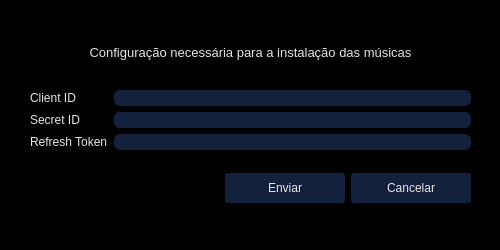
<?xml version="1.0" encoding="UTF-8"?>
<ui version="4.0">
 <class>config</class>
 <widget class="QDialog" name="config">
  <property name="geometry">
   <rect>
    <x>0</x>
    <y>0</y>
    <width>500</width>
    <height>250</height>
   </rect>
  </property>
  <property name="windowTitle">
   <string>Configuração</string>
  </property>
  <property name="styleSheet">
   <string notr="true">background-color: #000000;
color: #E5E5E5</string>
  </property>
  <widget class="QWidget" name="">
   <property name="geometry">
    <rect>
     <x>30</x>
     <y>20</y>
     <width>441</width>
     <height>201</height>
    </rect>
   </property>
   <layout class="QVBoxLayout" name="verticalLayout_3">
    <item>
     <widget class="QLabel" name="label_4">
      <property name="maximumSize">
       <size>
        <width>16777215</width>
        <height>30</height>
       </size>
      </property>
      <property name="font">
       <font>
        <pointsize>10</pointsize>
       </font>
      </property>
      <property name="text">
       <string>Configuração necessária para a instalação das músicas</string>
      </property>
      <property name="alignment">
       <set>Qt::AlignCenter</set>
      </property>
     </widget>
    </item>
    <item>
     <layout class="QHBoxLayout" name="horizontalLayout">
      <item>
       <layout class="QVBoxLayout" name="verticalLayout_2">
        <item>
         <widget class="QLabel" name="label">
          <property name="text">
           <string>Client ID</string>
          </property>
         </widget>
        </item>
        <item>
         <widget class="QLabel" name="label_2">
          <property name="text">
           <string>Secret ID</string>
          </property>
         </widget>
        </item>
        <item>
         <widget class="QLabel" name="label_3">
          <property name="text">
           <string>Refresh Token</string>
          </property>
         </widget>
        </item>
       </layout>
      </item>
      <item>
       <layout class="QVBoxLayout" name="verticalLayout">
        <item>
         <widget class="QLineEdit" name="client_id">
          <property name="styleSheet">
           <string notr="true">QLineEdit {
	background-color: #14213D;
	border: solid;
	border-radius: 6px;
	color: rgb(255, 255, 255);
}

QLineEdit:hover {
	background-color: #183B54;
	border: 0.5px solid rgb(153, 153, 153);
}</string>
          </property>
         </widget>
        </item>
        <item>
         <widget class="QLineEdit" name="secret_id">
          <property name="styleSheet">
           <string notr="true">QLineEdit {
	background-color: #14213D;
	border: solid;
	border-radius: 6px;
	color: rgb(255, 255, 255);
}

QLineEdit:hover {
	background-color: #183B54;
	border: 0.5px solid rgb(153, 153, 153);
}</string>
          </property>
         </widget>
        </item>
        <item>
         <widget class="QLineEdit" name="refresh_token">
          <property name="styleSheet">
           <string notr="true">QLineEdit {
	background-color: #14213D;
	border: solid;
	border-radius: 6px;
	color: rgb(255, 255, 255);
}

QLineEdit:hover {
	background-color: #183B54;
	border: 0.5px solid rgb(153, 153, 153);
}</string>
          </property>
         </widget>
        </item>
       </layout>
      </item>
     </layout>
    </item>
    <item>
     <layout class="QHBoxLayout" name="horizontalLayout_2">
      <item>
       <spacer name="horizontalSpacer">
        <property name="orientation">
         <enum>Qt::Horizontal</enum>
        </property>
        <property name="sizeHint" stdset="0">
         <size>
          <width>40</width>
          <height>20</height>
         </size>
        </property>
       </spacer>
      </item>
      <item>
       <widget class="QPushButton" name="send">
        <property name="minimumSize">
         <size>
          <width>120</width>
          <height>30</height>
         </size>
        </property>
        <property name="maximumSize">
         <size>
          <width>120</width>
          <height>30</height>
         </size>
        </property>
        <property name="styleSheet">
         <string notr="true">QPushButton {
	border: solid;
	border-radius: 3px;
	background-color: #14213D;
}

QPushButton:hover {
	background-color: #183B54;
}</string>
        </property>
        <property name="text">
         <string>Enviar</string>
        </property>
       </widget>
      </item>
      <item>
       <widget class="QPushButton" name="cancel">
        <property name="minimumSize">
         <size>
          <width>120</width>
          <height>30</height>
         </size>
        </property>
        <property name="maximumSize">
         <size>
          <width>120</width>
          <height>30</height>
         </size>
        </property>
        <property name="styleSheet">
         <string notr="true">QPushButton {
	border: solid;
	border-radius: 3px;
	background-color: #14213D;
}

QPushButton:hover {
	background-color: #183B54;
}</string>
        </property>
        <property name="text">
         <string>Cancelar</string>
        </property>
       </widget>
      </item>
     </layout>
    </item>
   </layout>
  </widget>
 </widget>
 <resources/>
 <connections/>
</ui>
